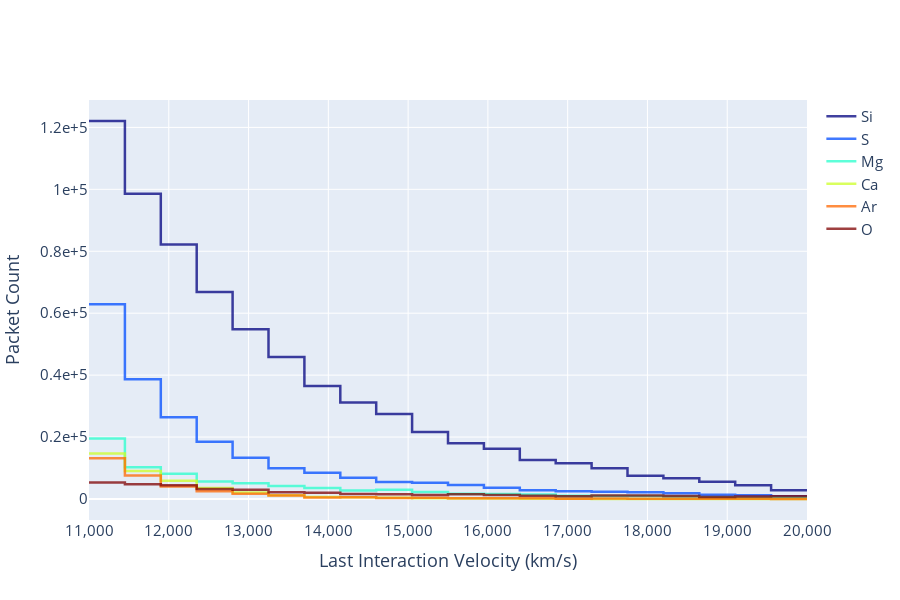

Write notebook code for a chart like this one.
### Markdown cell above
The `nelements` option allows you to plot the top contributing elements to the spectrum. Only the top elements are shown in the plot. Please note this works only for elements and not for ions.

### Code cell
plotter.generate_plot_ply(nelements=10)
